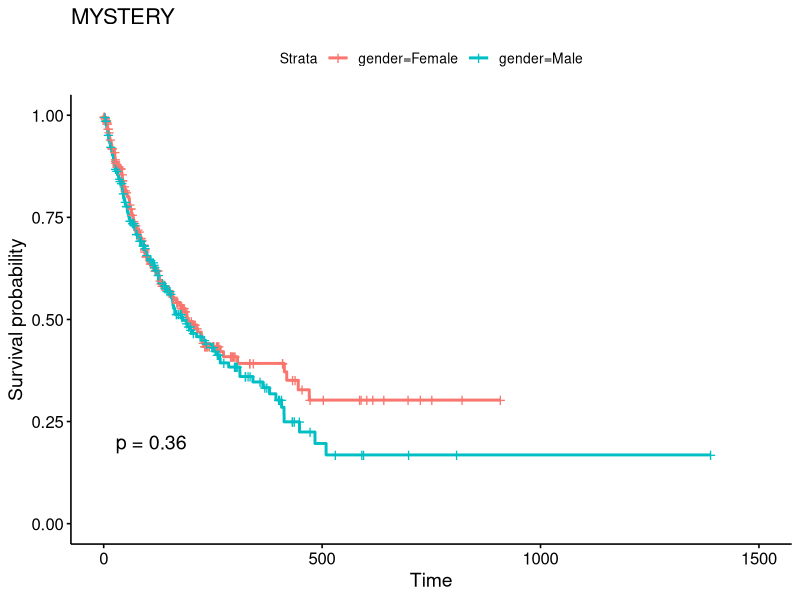
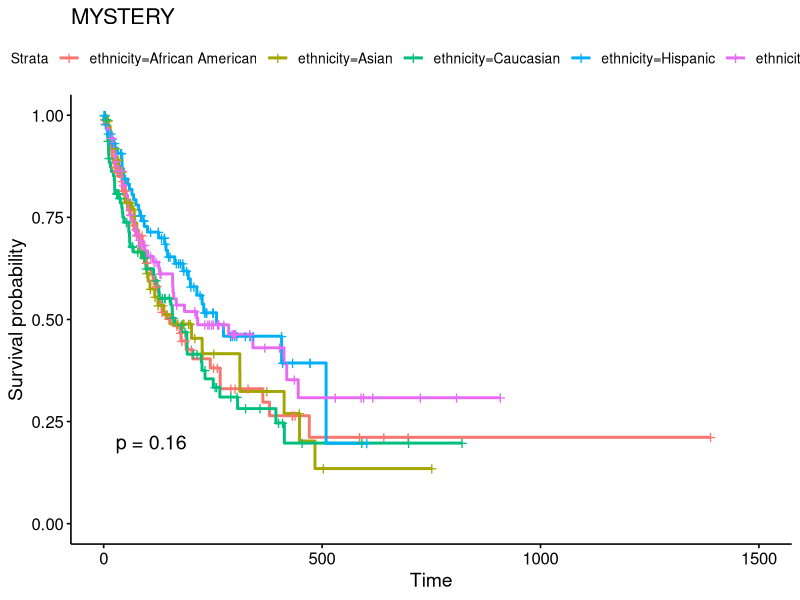
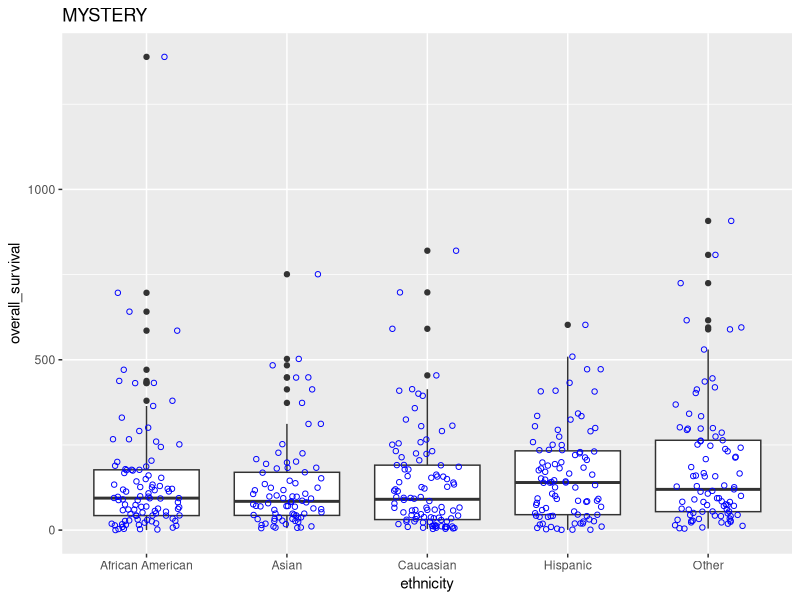
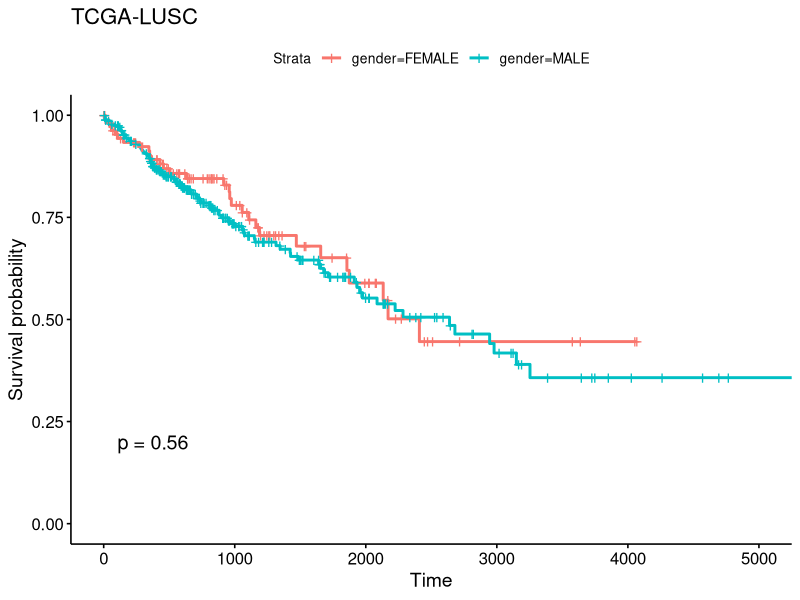
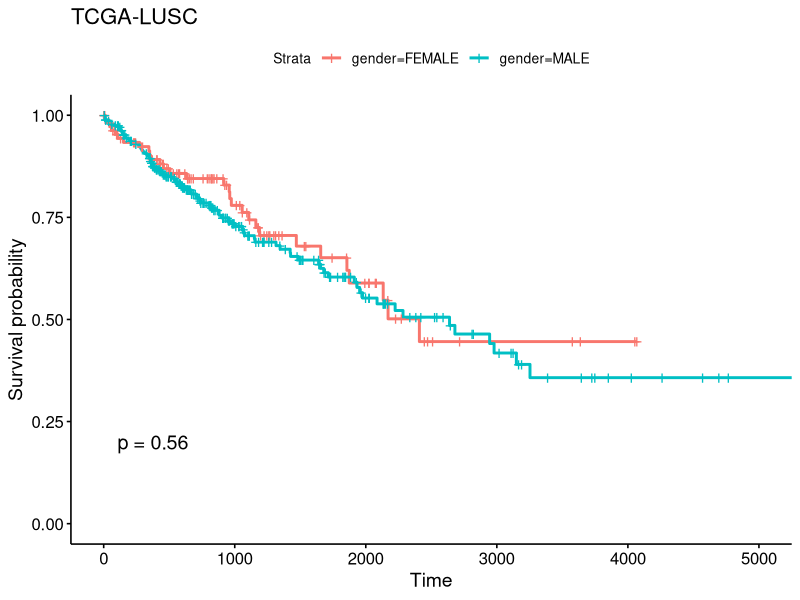
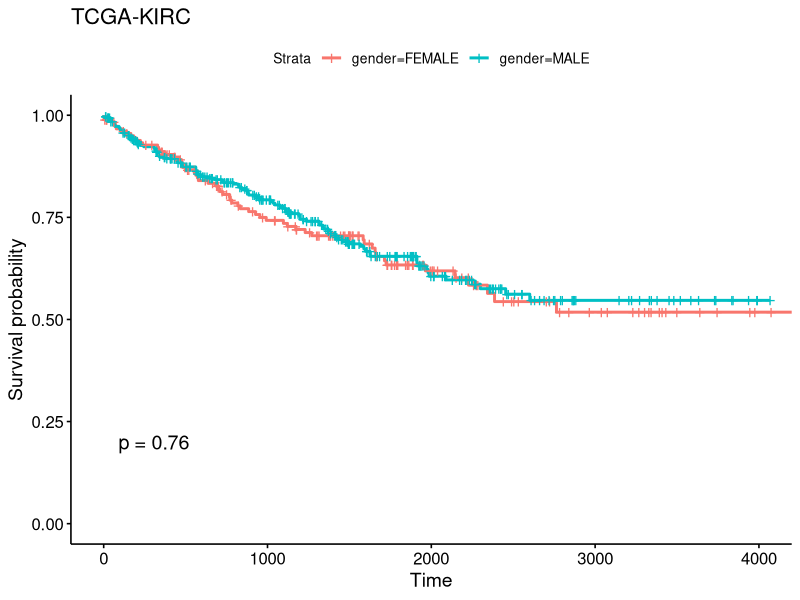
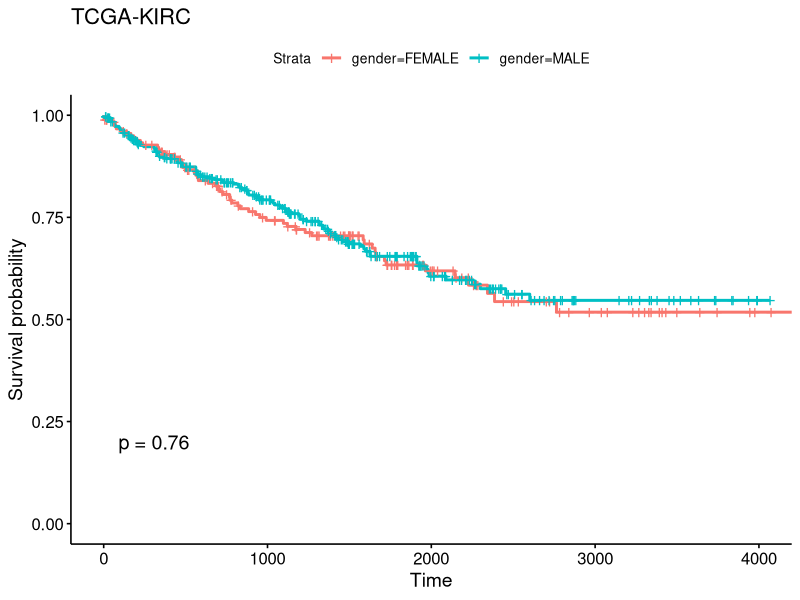
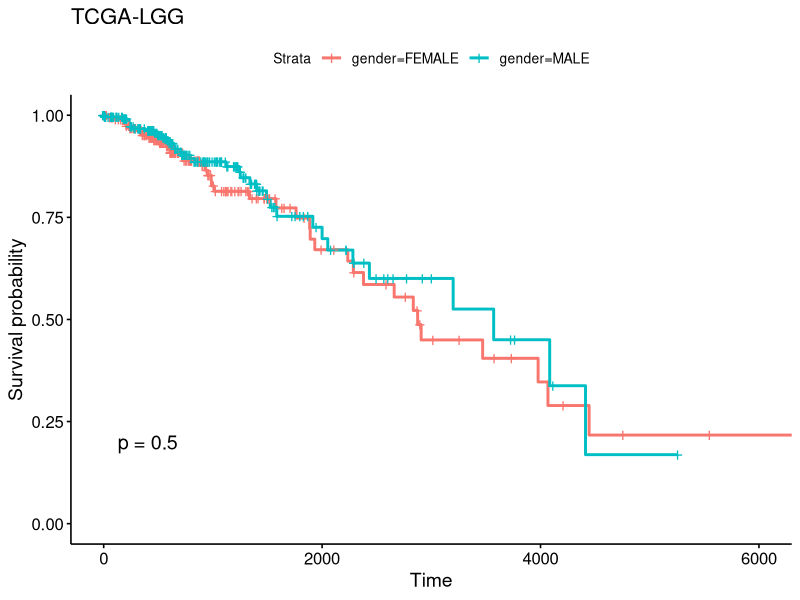

Write the R code that produced these figures, in order.
# only install first time 
install.packages("survival")
install.packages("survminer")
library(survival)
library(survminer)


# now we will analyze a mystery cancer together

# load in data check directory
myst_df <- read.csv("mystery_cancer.csv")
# create an "overall survival" variable that is equal to days_to_death
# for dead patients, and to days_to_last_follow_up for patients who
# are still alive
# this creates a number higher value means higher chance fo surviving
# see powerpoint for details
myst_df$overall_survival <- ifelse(myst_df$deceased,
                                   myst_df$days_to_death,
                                   myst_df$days_to_last_followup)  
head(myst_df)  
library(survival)  
# create survivorship model
# add fit based on another category in this case gender

fit <- survfit(Surv(overall_survival, deceased) ~ gender, data=myst_df)


library(survminer)
ggsurvplot(fit, data=myst_df, pval=T, title= "MYSTERY")
# if p is > than 0.05 no difference in suitability between gender 
# interested in how plot is made?
?Surv
?survfit

# count up # in each group
library(tidyverse)
table(myst_df$gender)

# build models with other features including stage ethnicity age groups?  
unique(myst_df$ethnicity)
table(myst_df$ethnicity) # get sample size this could be important! 
# do we have a large enough sample from each subgroup?
fit = survfit(Surv(overall_survival, deceased) ~ ethnicity, data=myst_df)
ggsurvplot(fit, data=myst_df, pval=T,title= "MYSTERY")
# create a box plot if you want to investigate things further 
ggplot(data = myst_df, aes(x=ethnicity, overall_survival))+
  geom_boxplot()+
  geom_jitter(width = 0.25, height = 0, colour = "blue", shape = 21)+
  ggtitle("MYSTERY")
# clean plot up
# warning issues?
summary(myst_df$overall_survival)
# 548 NAs...
# your goals for today:

# Investigate three real data sets from TCGA:
# TCGA-LUSC , TCGA-KIRC, TCGA-LGG

ggsave("test.jpeg")



# QUESTIONS STARTING NOW

# build models with other features including stage ethnicity age groups?  
lusc <- read.csv("clin_TCGA_LUSC.csv")
lusc$overall_survival <- ifelse(lusc$deceased,
                                lusc$days_to_death,
                                lusc$days_to_last_followup)  
unique(lusc$gender)
table(lusc$gender) # get sample size this could be important! 
# do we have a large enough sample from each subgroup?
fit = survfit(Surv(overall_survival, deceased) ~ gender, data=lusc)
ggsurvplot(fit, data=lusc, pval=T,title= "TCGA-LUSC")

# clean plot up
# warning issues?
summary(lusc$overall_survival)


fit = survfit(Surv(overall_survival, deceased) ~ gender, data = lusc)
      ggsurvplot(fit, data = lusc, pval=T, title = "TCGA-LUSC")


kirc <- read.csv("clin_TCGA_KIRC.csv")
kirc$overall_survival <- ifelse(kirc$deceased,
                                kirc$days_to_death,
                                kirc$days_to_last_followup)  
unique(kirc$gender)
table(kirc$gender) # get sample size this could be important! 
# do we have a large enough sample from each subgroup?
fit = survfit(Surv(overall_survival, deceased) ~ gender, data=kirc)
ggsurvplot(fit, data=kirc, pval=T,title= "TCGA-KIRC")

# clean plot up
# warning issues?
summary(kirc$overall_survival)


fit = survfit(Surv(overall_survival, deceased) ~ gender, data = kirc)
      ggsurvplot(fit, data = kirc, pval=T, title = "TCGA-KIRC")
      
      
      
      
#LGG
      
      
      
      lgg <- read.csv("clin_TCGA_LGG.csv")
      lgg$overall_survival <- ifelse(lgg$deceased,
                                     lgg$days_to_death,
                                     lgg$days_to_last_followup)  
      unique(lgg$gender)
      table(lgg$gender) # get sample size this could be important! 
      # do we have a large enough sample from each subgroup?
      fit = survfit(Surv(overall_survival, deceased) ~ gender, data=lgg)
      ggsurvplot(fit, data=lgg, pval=T,title= "TCGA-LGG")
      
      # clean plot up
      # warning issues?
      summary(lgg$overall_survival)
      
      
      fit = survfit(Surv(overall_survival, deceased) ~ gender, data = lgg)
      ggsurvplot(fit, data = lgg, pval=T, title = "TCGA-LGG")
      
      # QUESTIONS STARTING NOW

# build models with other features including stage ethnicity age groups?  
lusc <- read.csv("clin_TCGA_LUSC.csv")
lusc$overall_survival <- ifelse(lusc$deceased,
                                lusc$days_to_death,
                                lusc$days_to_last_followup)  
unique(lusc$gender)
table(lusc$gender) # get sample size this could be important! 
# do we have a large enough sample from each subgroup?
fit = survfit(Surv(overall_survival, deceased) ~ gender, data=lusc)
ggsurvplot(fit, data=lusc, pval=T,title= "TCGA-LUSC")

# clean plot up
# warning issues?
summary(lusc$overall_survival)


fit = survfit(Surv(overall_survival, deceased) ~ gender, data = lusc)
      ggsurvplot(fit, data = lusc, pval=T, title = "TCGA-LUSC")


kirc <- read.csv("clin_TCGA_KIRC.csv")
kirc$overall_survival <- ifelse(kirc$deceased,
                                kirc$days_to_death,
                                kirc$days_to_last_followup)  
unique(kirc$gender)
table(kirc$gender) # get sample size this could be important! 
# do we have a large enough sample from each subgroup?
fit = survfit(Surv(overall_survival, deceased) ~ gender, data=kirc)
ggsurvplot(fit, data=kirc, pval=T,title= "TCGA-KIRC")

# clean plot up
# warning issues?
summary(kirc$overall_survival)


fit = survfit(Surv(overall_survival, deceased) ~ gender, data = kirc)
      ggsurvplot(fit, data = kirc, pval=T, title = "TCGA-KIRC")
      
      
      
      
#LGG
      
      
      
      lgg <- read.csv("clin_TCGA_LGG.csv")
      lgg$overall_survival <- ifelse(lgg$deceased,
                                     lgg$days_to_death,
                                     lgg$days_to_last_followup)  
      unique(lgg$gender)
      table(lgg$gender) # get sample size this could be important! 
      # do we have a large enough sample from each subgroup?
      fit = survfit(Surv(overall_survival, deceased) ~ gender, data=lgg)
      ggsurvplot(fit, data=lgg, pval=T,title= "TCGA-LGG")
      
      # clean plot up
      # warning issues?
      summary(lgg$overall_survival)
      
      
      fit = survfit(Surv(overall_survival, deceased) ~ gender, data = lgg)
      ggsurvplot(fit, data = lgg, pval=T, title = "TCGA-LGG")
     
      
       
      # ETHNICITY 
      
      # build models with other features including stage ethnicity age groups?  
      lusc <- read.csv("clin_TCGA_LUSC.csv")
      lusc$overall_survival <- ifelse(lusc$deceased,
                                      lusc$days_to_death,
                                      lusc$days_to_last_followup)  
      unique(lusc$ethnicity)
      table(lusc$ethnicity) # get sample size this could be important! 
      # do we have a large enough sample from each subgroup?
      fit = survfit(Surv(overall_survival, deceased) ~ ethnicity, data=lusc)
      ggsurvplot(fit, data=lusc, pval=T,title= "TCGA-LUSC")
      
      # clean plot up
      # warning issues?
      summary(lusc$overall_survival)
      
      
      fit = survfit(Surv(overall_survival, deceased) ~ ethnicity, data = lusc)
      ggsurvplot(fit, data = lusc, pval=T, title = "TCGA-LUSC")
      
      
      kirc <- read.csv("clin_TCGA_KIRC.csv")
      kirc$overall_survival <- ifelse(kirc$deceased,
                                      kirc$days_to_death,
                                      kirc$days_to_last_followup)  
      unique(kirc$ethnicity)
      table(kirc$ethnicity) # get sample size this could be important! 
      # do we have a large enough sample from each subgroup?
      fit = survfit(Surv(overall_survival, deceased) ~ ethnicity, data=kirc)
      ggsurvplot(fit, data=kirc, pval=T,title= "TCGA-KIRC")
      
      # clean plot up
      # warning issues?
      summary(kirc$overall_survival)
      
      
      fit = survfit(Surv(overall_survival, deceased) ~ ethnicity, data = kirc)
      ggsurvplot(fit, data = kirc, pval=T, title = "TCGA-KIRC")
      
      
      
      
      #LGG
      
      
      
      lgg <- read.csv("clin_TCGA_LGG.csv")
      lgg$overall_survival <- ifelse(lgg$deceased,
                                     lgg$days_to_death,
                                     lgg$days_to_last_followup)  
      unique(lgg$ethnicity)
      table(lgg$ethnicity) # get sample size this could be important! 
      # do we have a large enough sample from each subgroup?
      fit = survfit(Surv(overall_survival, deceased) ~ ethnicity, data=lgg)
      ggsurvplot(fit, data=lgg, pval=T,title= "TCGA-LGG")
      
      # clean plot up
      # warning issues?
      summary(lgg$overall_survival)
      
      
      fit = survfit(Surv(overall_survival, deceased) ~ ethnicity, data = lgg)
      ggsurvplot(fit, data = lgg, pval=T, title = "TCGA-LGG")
      
      
    
      # PART 3 STARTING NOW
      
      # build box plots with ethnicity and stage
      
      
      # LUSC ETHNICITY
      
      lusc <- read.csv("clin_TCGA_LUSC.csv")
      lusc$overall_survival <- ifelse(lusc$deceased,
                                      lusc$days_to_death,
                                      lusc$days_to_last_followup)
      unique(lusc$ethnicity)
      table(lusc$ethnicity) # get sample size this could be important!
      
      # create a box plot
      ggplot(data = lusc, aes(x=ethnicity, y=overall_survival))+
        geom_boxplot()+
        geom_jitter(width = 0.25, height = 0, colour = "blue", shape = 21)+
        ggtitle("TCGA-LUSC")+
        labs(x = "Ethnicity", y = "Overall Survival (days)")
      
      # clean plot up
      summary(lusc$overall_survival)
      
      
      
      # KIRC ETHNICITY
      
      kirc <- read.csv("clin_TCGA_KIRC.csv")
      kirc$overall_survival <- ifelse(kirc$deceased,
                                      kirc$days_to_death,
                                      kirc$days_to_last_followup)
      unique(kirc$ethnicity)
      table(kirc$ethnicity) # get sample size this could be important!
      
      # create a box plot
      ggplot(data = kirc, aes(x=ethnicity, y=overall_survival))+
        geom_boxplot()+
        geom_jitter(width = 0.25, height = 0, colour = "blue", shape = 21)+
        ggtitle("TCGA-KIRC")+
        labs(x = "Ethnicity", y = "Overall Survival (days)")
      
      # clean plot up
      summary(kirc$overall_survival)
      
      
      
      # KIRC STAGE
      
      kirc <- read.csv("clin_TCGA_KIRC.csv")
      kirc$overall_survival <- ifelse(kirc$deceased,
                                      kirc$days_to_death,
                                      kirc$days_to_last_followup)
      unique(kirc$stage_event_pathologic_stage)
      table(kirc$stage_event_pathologic_stage) # get sample size this could be important!
      
      # create a box plot
      ggplot(data = kirc, aes(x=stage_event_pathologic_stage, y=overall_survival))+
        geom_boxplot()+
        geom_jitter(width = 0.25, height = 0, colour = "blue", shape = 21)+
        ggtitle("TCGA-KIRC")+
        labs(x = "Cancer Stage", y = "Overall Survival (days)")
      
      # clean plot up
      summary(kirc$overall_survival)
      
      
      
